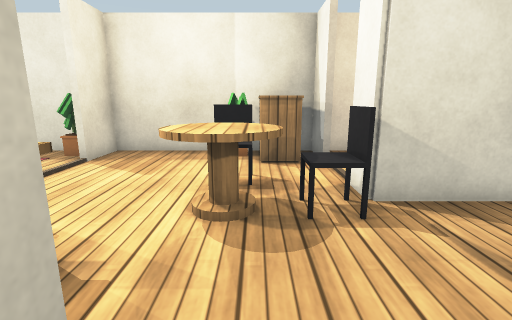
view 1 (above)

14 first-person views from a walk through a robot-simulator world made for Gazebo. The camera is 1 m above the floor, tilts 12° down and sees 85° across. The floor is counted in squares, 0.5 m on a side. Each view is taken from the middle of a square. On the plan, view 1 faces up. The plan holds only what a view shows up to about 16 squares ahead; the rest is blank. Some stock models are drawn as simple stand-ins. Some surface patterns are stand-ins.

view 2
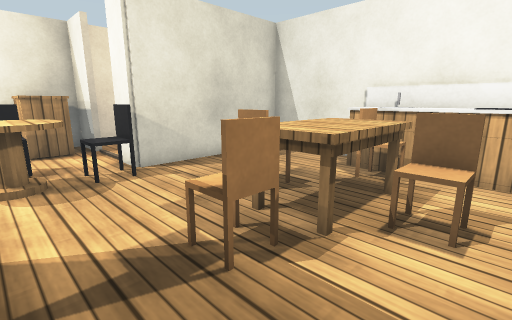

view 3
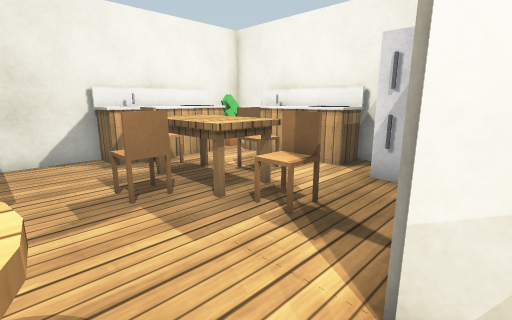

view 4
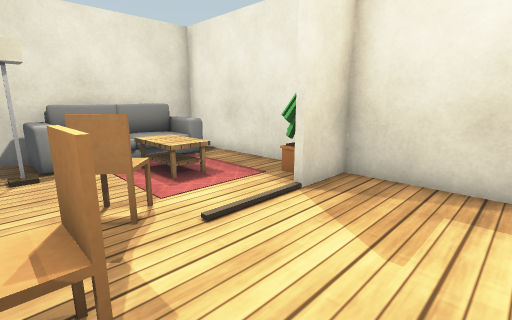

view 5
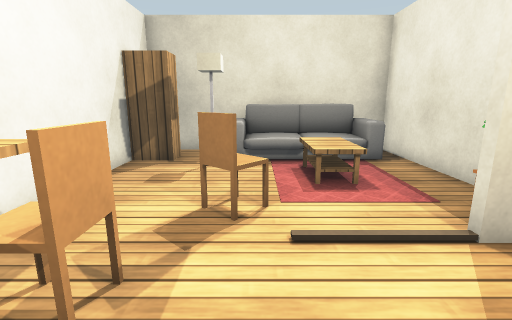

view 6
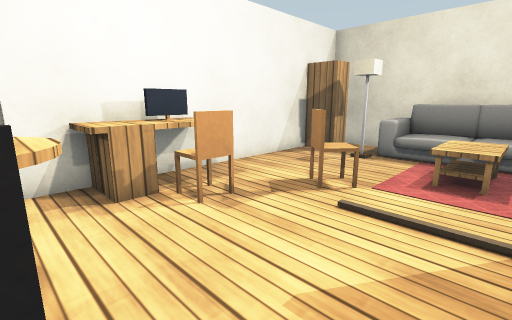

view 7
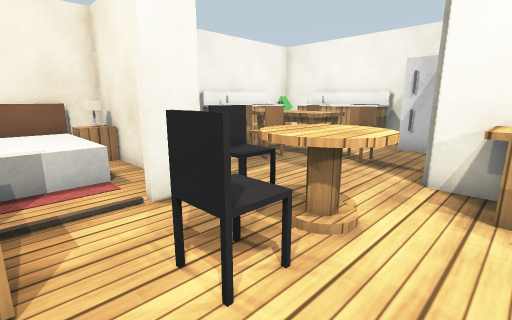

view 8
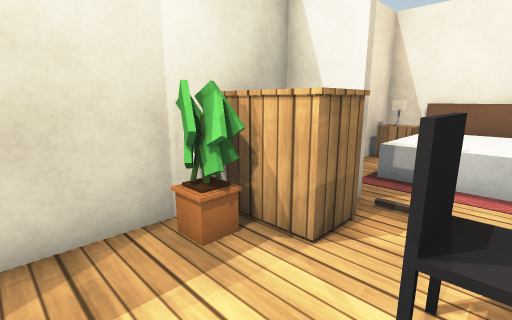

view 9
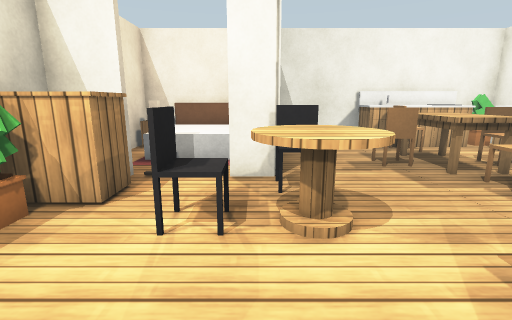

view 10
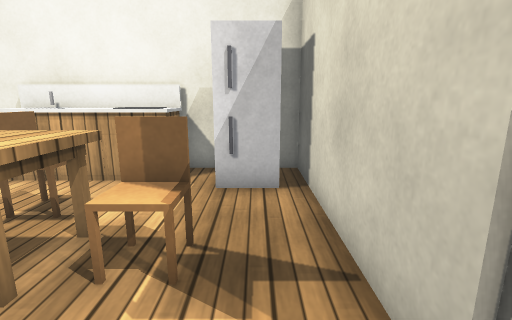

view 11
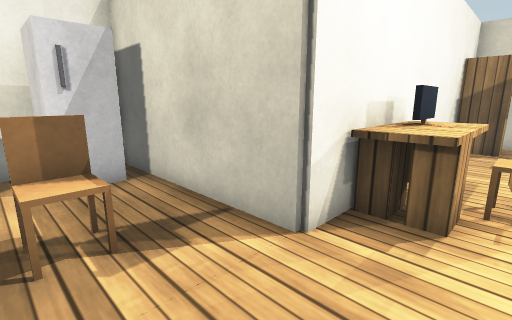

view 12
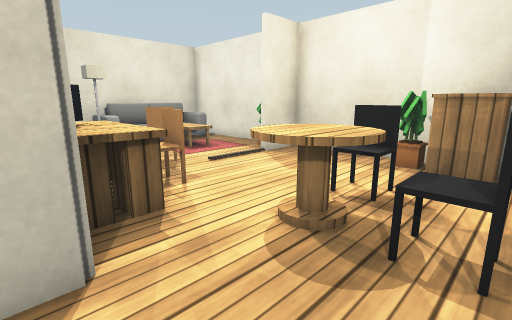

view 13
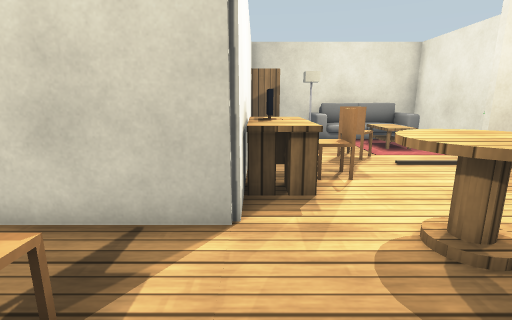

view 14
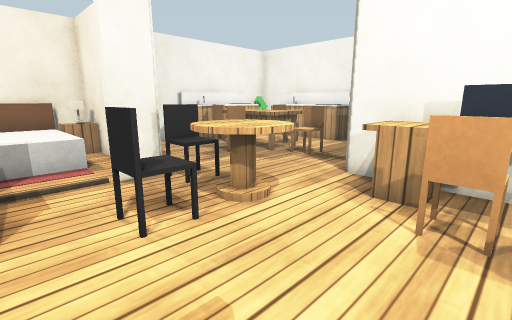

### Floor plan
Points are (right, up) in squares from view 1. A wall is a line through its corners. A room is listed if a view was taken in it or the views show most of it. See-through windows are left out.
Room 1 (views 1, 2, 3, 4, 5, 6, 7, 8, 9, 10, 11, 12, 13, 14)
walls: (-2.4, 1.7) (-1.3, 1.7) (-1.3, -5.3) (-0.6, -5.3); (2.3, 9.4) (2.3, 11.3) (-5.7, 11.3) (-5.7, 9.1); (-7.1, 11.3) (-13.6, 11.3) (-13.6, 2.5); (-11.2, 1.7) (-5.6, 1.7); (0.9, -5.3) (2.5, -5.3); (6.4, -5.3) (8.6, -5.3) (8.6, 5.4) (2.3, 5.4) (2.3, 6.8)
ways out: opening at (3, 8) to room 2; opening at (8, 5) to room 2
objects: sofa (-13, 5) to (-11, 10); bookshelf (-12, 2) to (-12, 3); lamp (-11, 5); coffee table (-11, 8) to (-9, 8); chair (-7, 5) to (-7, 6); plant (-7, 10); desk (-5, 2) to (-3, 3); chair (-5, 4) to (-4, 4); round table (-1, 4) to (0, 6); office chair (-1, 7) to (0, 7); plant (-1, 10) to (0, 10); fridge (0, -4) to (1, -3); chest of drawers (0, 9) to (1, 11); chair (1, 0) to (2, 0); office chair (1, 5) to (2, 5); counter (2, -5) to (7, -4); dining table (3, -1) to (5, 1); chair (4, -2); chair (4, 1) to (4, 2); chair (6, -1) to (7, 0); counter (7, -3) to (8, 1); plant (8, -4)
Room 2 (no view inside)
walls: (5, 5.6) (6.2, 5.6); (8.6, 5.5) (8.6, 11.3) (6.6, 11.3); (3.9, 11.3) (3, 11.3)
ways out: opening at (3, 8) to room 1; opening at (8, 5) to room 1
objects: bed (5, 7) to (8, 10); nightstand (7, 6) to (8, 7); nightstand (7, 10) to (8, 10)

Positions as (right, up) in squares from view 1, and headings:
1: (0, 0), facing up
2: (-1, -3), facing up-right
3: (-2, 4), facing down-right
4: (-2, 4), facing up-left
5: (-2, 6), facing left
6: (-1, 9), facing down-left
7: (-3, 9), facing down-right
8: (-3, 7), facing up-right
9: (-5, 6), facing right
10: (0, 3), facing down
11: (2, 4), facing down-left
12: (2, 1), facing up-left
13: (3, 2), facing left
14: (-5, 9), facing down-right
